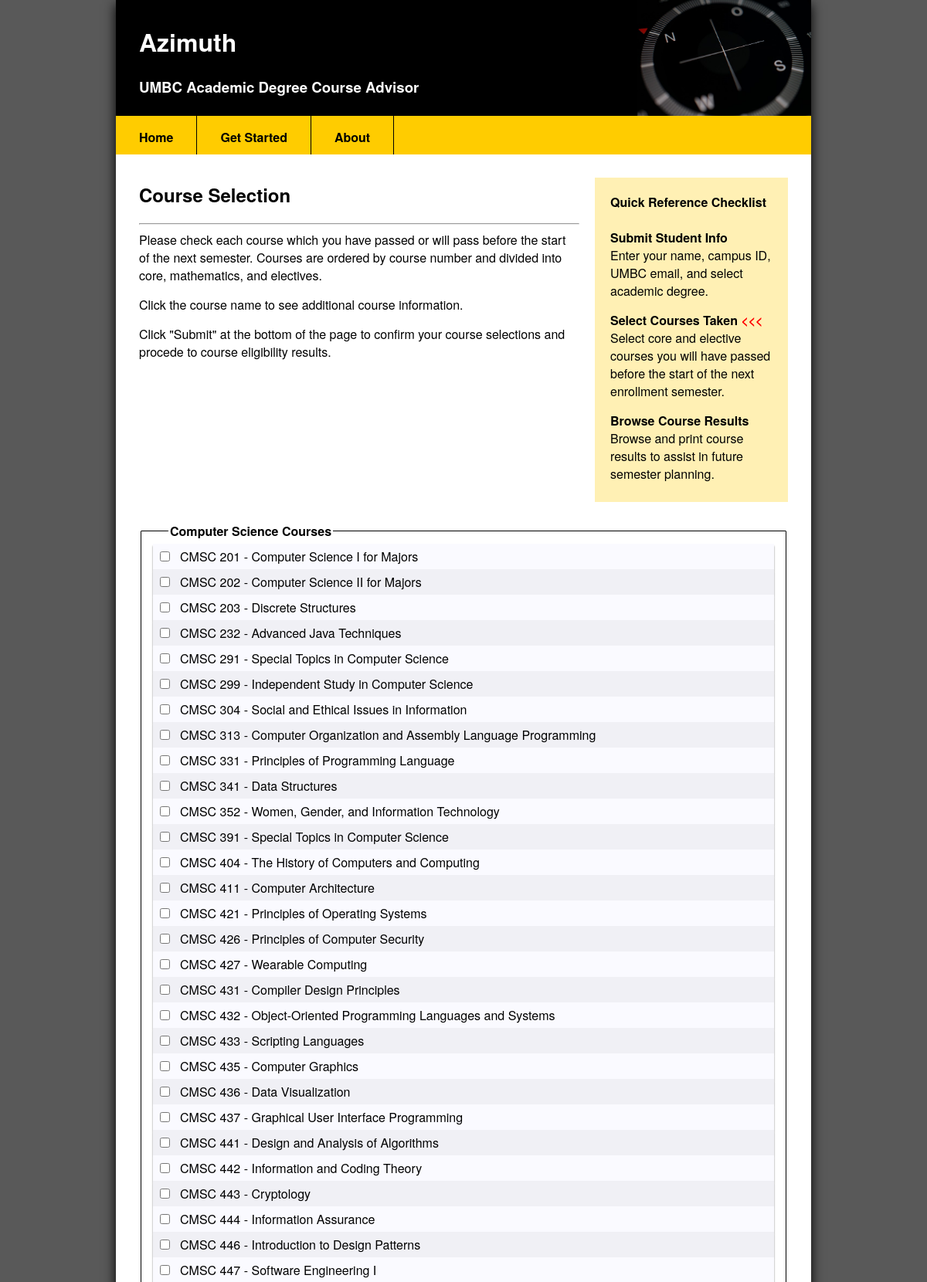
/PROJ1.1/forms/courses.php (upper part), run on the app's committed database.
### tables this page shows
CREATE TABLE IF NOT EXISTS `Courses` (
  `ID` tinyint(4) NOT NULL AUTO_INCREMENT COMMENT 'Unique ID for each course in table (auto-increments)',
  `Subject` varchar(4) NOT NULL DEFAULT 'CMSC' COMMENT '4 letter char tag indicating subject area',
  `Course` text NOT NULL COMMENT 'Course title according to UMBC course catalog',
  `Number` smallint(6) NOT NULL COMMENT 'Course Number',
  `Required` tinyint(4) NOT NULL DEFAULT '0' COMMENT 'Boolean value indicating whether class is required for CMSC major (''0'' means ''not required'')',
  `Credits` tinyint(4) NOT NULL DEFAULT '3' COMMENT 'Number of credits accredited to the course',
  `Prerequisites` tinyint(4) NOT NULL DEFAULT '0' COMMENT 'Number of prerequisites associated with the course',
  `Description` text NOT NULL COMMENT 'Description for the course according to the UMBC course catalog',
  `prereq1` tinyint(4) DEFAULT NULL COMMENT 'Course ID associated with first prerequisite',
  `prereq2` tinyint(4) DEFAULT NULL COMMENT 'Course ID associated with second prerequisite',
  `prereq3` tinyint(4) DEFAULT NULL COMMENT 'Course ID associated with third prerequisite',
  `prereq4` tinyint(4) DEFAULT NULL COMMENT 'Course ID associated with fourth prerequisite',
  PRIMARY KEY (`ID`),
  UNIQUE KEY `ID` (`ID`)
);

### PROJ1.1/forms/courses.php (the view, shortened to what this page needs)
<?php
include('../header.php');
$result = mysql_query("SELECT ID, Subject, Course, Credits, Required, Description FROM Courses WHERE Subject = 'CMSC'");
echo("<form action=\"results.php\" method=\"post\"><fieldset><legend><strong>Computer Science Courses</strong></legend><div class=\"table\">");
while($row = mysql_fetch_row($result)) {
  if($row[4] == 0) {
    $row[4] = "No";
  }
  else {
    $row[4] = "Yes";
  }
  echo("<div class=\"row\"><div class=\"box\"><input type=\"checkbox\" name=\"course\" value=\"".$row[0]."\"></div>");
  echo("<div class=\"course\">" .$row[2]. "<div class=\"dropdown\"><strong>Course Description:</strong><br /><p>".$row[5]."</p><strong>Credits:</strong> ".$row[3]." <strong>Required:</strong> ".$row[4]."</div></div></div>");
}
echo("</div></fieldset>");
echo("</form></div>");
include('../footer.php');
?>

### PROJ1.1/css/azimuth.css (style rules this page uses)
html { margin: 0; padding: 0; }
body { margin: 0; padding-bottom: 50px; background-color: rgb(89,89,89); font-family: "Helvetica Neue", Helvetica, Arial, sans-serif; }
p { margin: 0; padding: 0px 0px 15px 0px; }
h2 { margin-top: 5px; }
div.article { display: inline-block; vertical-align: top; box-sizing: border-box; width: 100%; height: auto; height-min: 400px; padding: 30px 30px 15px 30px; background-color: white; color: black; }
div.sidebar { display: inline-block; vertical-align: top; float: right; margin: 0px 0px 15px 20px; box-sizing: border-box; width: 250px; height: auto: height-min: 200px; padding: 20px 20px 10px 20px; background-color: rgb(255,240,180); }
fieldset { margin-top: 10px; margin-bottom: 15px; padding: 10px 15px 15px 15px; border: 1px solid black; border-radius: 1px; }
legend { margin-left: 20px; margin-bottom: -5px; }
div.error { display: inline-block; color: red; }
div.table { display: table; width: 100%; }
div.row { display: table-row; position: relative; width: 100%; vertical-align: top; padding: 0px; background: rgb(250,250,255); box-shadow: 0px 3px 2px grey; }
div.row:nth-child(even) { background: rgb(240,240,245); }
div.box { display: table-cell; vertical-align: top; padding: 5px; text-align: center; }
div.course { display: table-cell; width: 100%; height: auto; padding: 5px; text-align: left; cursor: pointer; }

### data on the page
courses: Course "CMSC 201 - Computer Science I for Majors"
courses: Course "CMSC 202 - Computer Science II for Majors"
courses: Course "CMSC 203 - Discrete Structures"
courses: Course "CMSC 232 - Advanced Java Techniques"
courses: Course "CMSC 291 - Special Topics in Computer Science"
courses: Course "CMSC 299 - Independent Study in Computer Science"
courses: Course "CMSC 304 - Social and Ethical Issues in Information"
courses: Course "CMSC 313 - Computer Organization and Assembly Language Programming"
courses: Course "CMSC 331 - Principles of Programming Language"
courses: Course "CMSC 341 - Data Structures"
courses: Course "CMSC 352 - Women, Gender, and Information Technology"
courses: Course "CMSC 391 - Special Topics in Computer Science"
courses: Course "CMSC 404 - The History of Computers and Computing"
courses: Course "CMSC 411 - Computer Architecture"
courses: Course "CMSC 421 - Principles of Operating Systems"
courses: Course "CMSC 426 - Principles of Computer Security"
courses: Course "CMSC 427 - Wearable Computing"
courses: Course "CMSC 431 - Compiler Design Principles"
courses: Course "CMSC 432 - Object-Oriented Programming Languages and Systems"
courses: Course "CMSC 433 - Scripting Languages"
courses: Course "CMSC 435 - Computer Graphics"
courses: Course "CMSC 436 - Data Visualization"
courses: Course "CMSC 437 - Graphical User Interface Programming"
courses: Course "CMSC 441 - Design and Analysis of Algorithms"
courses: Course "CMSC 442 - Information and Coding Theory"
courses: Course "CMSC 443 - Cryptology"
courses: Course "CMSC 444 - Information Assurance"
courses: Course "CMSC 446 - Introduction to Design Patterns"
courses: Course "CMSC 447 - Software Engineering I"
